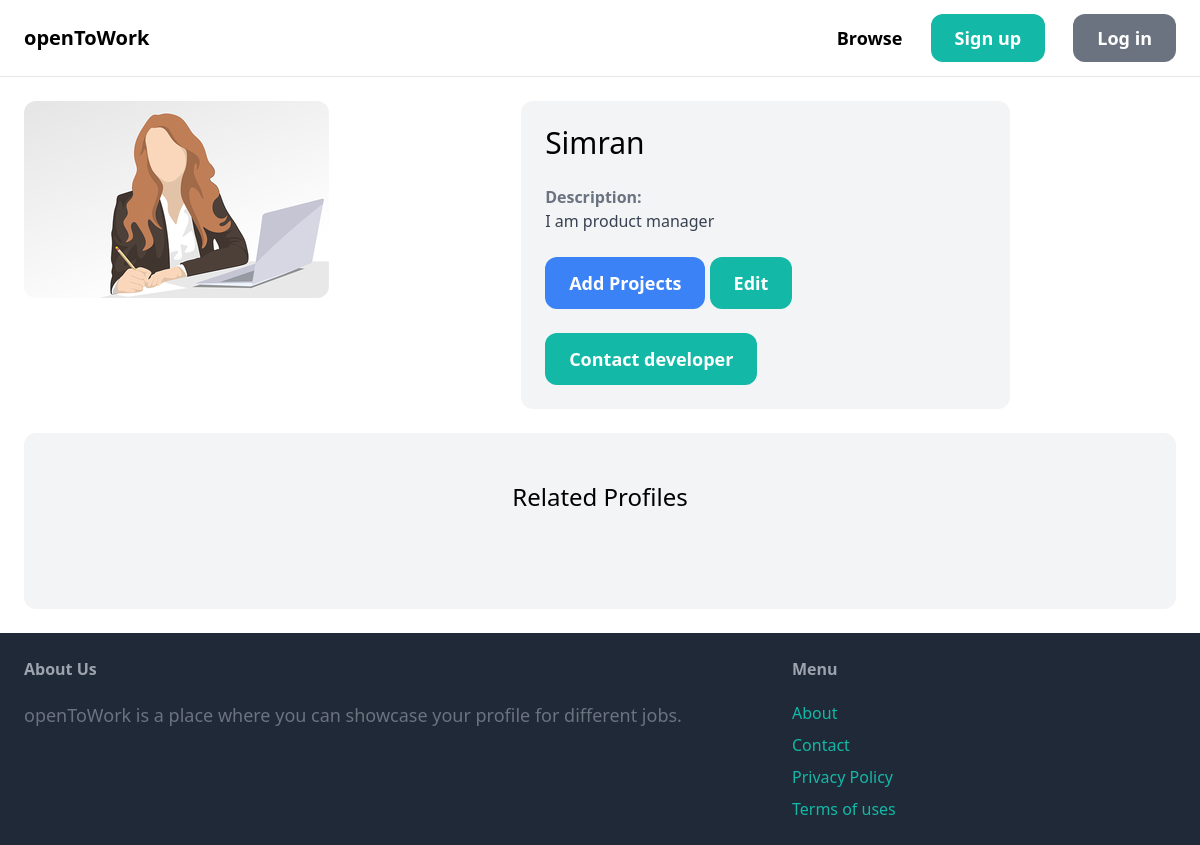
The page /item/5/ on the database its author committed.
### item/models.py (models this page shows, shortened)
class Item(models.Model):
    category=models.ForeignKey(Category, related_name='items',on_delete=models.CASCADE)
    name = models.CharField(max_length=255)
    description = models.TextField(blank=True, null=True)
    is_open_for_part_time_work =models.BooleanField(default=False)
    is_open_for_full_time_work =models.BooleanField(default=False)
    is_open_for_gigs =models.BooleanField(default=False)
    is_open_for_internships =models.BooleanField(default=False)
    image=models.ImageField(upload_to='item_images',blank=True, null=True)
    video = models.FileField(upload_to='item_videos', blank=True, null=True)

### item/views.py (the view)
# urls.py: path('<int:pk>/' , views.detail , name='detail'),
def detail(request,pk):
    item = get_object_or_404(Item ,pk=pk)
    related_items = Item.objects.filter(category=item.category).exclude(pk=pk)[0:3]
    return render(request,'item/detail.html',{
        'item':item ,
        'related_items' :related_items
        })

### item/templates/item/detail.html (shortened to what this page needs)
{% extends 'core/base.html' %}
{% block content %}
<div class="grid grid-cols-7 gap-2">
    <div class="col-span-3">
        <img src="{{ item.image.url }}" class = "rounded-xl">
    </div>
    <div class="col-span-3 p-6 bg-gray-100 rounded-xl">
        <h1 class=" mb-6 text-3xl ">{{item.name}}</h1>
        {% if item.description %}
            <p class="text-gray-700">
                <strong class="text-gray-500">Description: </strong><br>
                {{item.description}}
            </p>
        {% endif %}
    <a href="{% url 'item:edit_project' item.id %}" class="inline-block mt-6 px-6 py-3 text-lg font-semibold bg-blue-500 text-white rounded-xl hover:bg-teal-700">Add Projects</a>
        <a href="{% url 'item:edit' item.id %}" class="inline-block mt-6 px-6 py-3 text-lg font-semibold bg-teal-500 text-white rounded-xl">Edit</a>
        <a href="#" class="inline-block mt-6 px-6 py-3 text-lg font-semibold bg-teal-500 text-white rounded-xl hover:bg-teal-700">Contact developer </a>
    </div>
</div>
<div class="mt-6 px-6 py-12 bg-gray-100 rounded-xl">
    <h2 class="mb-12 text-2xl text-center">Related Profiles</h2>
</div>
{% endblock %}

### rows shown on the page
Item: image (picture), name "Simran", description "I am product manager"
